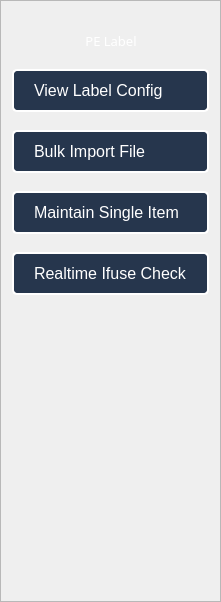
     <widget class="QFrame" name="frTab">
      <property name="sizePolicy">
       <sizepolicy hsizetype="Fixed" vsizetype="Preferred">
        <horstretch>0</horstretch>
        <verstretch>0</verstretch>
       </sizepolicy>
      </property>
      <property name="styleSheet">
       <string notr="true">#frTab
{
	background-color: #26364d;
}
QPushButton  {
    background-color: #26364d;   /* Màu nền xanh */
    color: white;             /* Chữ màu trắng */
    border: 2px solid white;  /* Viền trắng */
    padding: 10px 20px;       /* Khoảng cách trong */
    border-radius: 5px;       /* Bo góc */
    cursor: pointer;          /* Hiện tay khi hover */
    font-size: 16px;          /* Kích thước chữ */
    qproperty-iconSize: 24px 24px;
    text-align: left;
   padding-left: 20px;
}

#frTab QPushButton:hover {
    background-color: #3a5a80; /* Đổi màu khi hover */
}
#frTab QPushButton:pressed {
    background-color: #3a5a80;   /* Màu khi bấm */
    padding-left: 12px;           /* Giảm padding để cảm giác nhỏ lại */
    padding-top: 8px;
    transform: scale(0.95);       /* (Không hỗ trợ trong Qt CSS, chỉ có thể dùng animation) */
}</string>
      </property>
      <property name="frameShape">
       <enum>QFrame::Shape::StyledPanel</enum>
      </property>
      <property name="frameShadow">
       <enum>QFrame::Shadow::Raised</enum>
      </property>
      <layout class="QGridLayout" name="gridLayout_4">
       <item row="0" column="0">
        <spacer name="horizontalSpacer">
         <property name="orientation">
          <enum>Qt::Orientation::Horizontal</enum>
         </property>
         <property name="sizeHint" stdset="0">
          <size>
           <width>31</width>
           <height>20</height>
          </size>
         </property>
        </spacer>
       </item>
       <item row="0" column="1">
        <layout class="QVBoxLayout" name="verticalLayout_6">
         <item>
          <layout class="QVBoxLayout" name="verticalLayout_4">
           <item>
            <widget class="QLabel" name="lb_branch_icon">
             <property name="text">
              <string/>
             </property>
             <property name="pixmap">
              <pixmap resource="images.qrc">:/img/logo.png</pixmap>
             </property>
             <property name="scaledContents">
              <bool>true</bool>
             </property>
            </widget>
           </item>
           <item>
            <widget class="QLabel" name="lb_branch_text">
             <property name="font">
              <font>
               <family>Stencil</family>
               <pointsize>10</pointsize>
              </font>
             </property>
             <property name="styleSheet">
              <string notr="true">QLabel
{
	color:white;
}</string>
             </property>
             <property name="text">
              <string>PE Label</string>
             </property>
             <property name="alignment">
              <set>Qt::AlignmentFlag::AlignCenter</set>
             </property>
            </widget>
           </item>
          </layout>
         </item>
         <item>
          <spacer name="verticalSpacer">
           <property name="orientation">
            <enum>Qt::Orientation::Vertical</enum>
           </property>
           <property name="sizeHint" stdset="0">
            <size>
             <width>20</width>
             <height>13</height>
            </size>
           </property>
          </spacer>
         </item>
        </layout>
       </item>
       <item row="0" column="2">
        <spacer name="horizontalSpacer_2">
         <property name="orientation">
          <enum>Qt::Orientation::Horizontal</enum>
         </property>
         <property name="sizeHint" stdset="0">
          <size>
           <width>22</width>
           <height>20</height>
          </size>
         </property>
        </spacer>
       </item>
       <item row="1" column="0" colspan="3">
        <layout class="QVBoxLayout" name="verticalLayout_5">
         <property name="spacing">
          <number>18</number>
         </property>
         <item>
          <widget class="QPushButton" name="bt_view_config">
           <property name="sizePolicy">
            <sizepolicy hsizetype="Preferred" vsizetype="Fixed">
             <horstretch>0</horstretch>
             <verstretch>0</verstretch>
            </sizepolicy>
           </property>
           <property name="minimumSize">
            <size>
             <width>131</width>
             <height>41</height>
            </size>
           </property>
           <property name="cursor">
            <cursorShape>WhatsThisCursor</cursorShape>
           </property>
           <property name="text">
            <string>View Label Config</string>
           </property>
           <property name="icon">
            <iconset resource="images.qrc">
             <normaloff>:/img/institutionsmall1.png</normaloff>:/img/institutionsmall1.png</iconset>
           </property>
           <property name="iconSize">
            <size>
             <width>24</width>
             <height>24</height>
            </size>
           </property>
           <property name="checkable">
            <bool>true</bool>
           </property>
           <property name="flat">
            <bool>false</bool>
           </property>
          </widget>
         </item>
         <item>
          <widget class="QPushButton" name="bt_bulk_import">
           <property name="sizePolicy">
            <sizepolicy hsizetype="Preferred" vsizetype="Fixed">
             <horstretch>0</horstretch>
             <verstretch>0</verstretch>
            </sizepolicy>
           </property>
           <property name="minimumSize">
            <size>
             <width>131</width>
             <height>41</height>
            </size>
           </property>
           <property name="text">
            <string>Bulk Import File</string>
           </property>
           <property name="icon">
            <iconset resource="images.qrc">
             <normaloff>:/img/signoutsmall1.png</normaloff>:/img/signoutsmall1.png</iconset>
           </property>
           <property name="iconSize">
            <size>
             <width>24</width>
             <height>24</height>
            </size>
           </property>
           <property name="checkable">
            <bool>true</bool>
           </property>
          </widget>
         </item>
         <item>
          <widget class="QPushButton" name="bt_single_maintain">
           <property name="sizePolicy">
            <sizepolicy hsizetype="Preferred" vsizetype="Fixed">
             <horstretch>0</horstretch>
             <verstretch>0</verstretch>
            </sizepolicy>
           </property>
           <property name="minimumSize">
            <size>
             <width>131</width>
             <height>41</height>
            </size>
           </property>
           <property name="text">
            <string>Maintain Single Item</string>
           </property>
           <property name="icon">
            <iconset resource="images.qrc">
             <normaloff>:/img/edit.png</normaloff>:/img/edit.png</iconset>
           </property>
           <property name="iconSize">
            <size>
             <width>24</width>
             <height>24</height>
            </size>
           </property>
           <property name="checkable">
            <bool>true</bool>
           </property>
          </widget>
         </item>
         <item>
          <widget class="QPushButton" name="bt_realtime_check">
           <property name="sizePolicy">
            <sizepolicy hsizetype="Preferred" vsizetype="Fixed">
             <horstretch>0</horstretch>
             <verstretch>0</verstretch>
            </sizepolicy>
           </property>
           <property name="minimumSize">
            <size>
             <width>131</width>
             <height>41</height>
            </size>
           </property>
           <property name="text">
            <string>Realtime Ifuse Check</string>
           </property>
           <property name="icon">
            <iconset resource="images.qrc">
             <normaloff>:/img/studentssmall1.png</normaloff>:/img/studentssmall1.png</iconset>
           </property>
           <property name="iconSize">
            <size>
             <width>24</width>
             <height>24</height>
            </size>
           </property>
           <property name="checkable">
            <bool>true</bool>
           </property>
          </widget>
         </item>
        </layout>
       </item>
       <item row="2" column="1">
        <spacer name="verticalSpacer_2">
         <property name="orientation">
          <enum>Qt::Orientation::Vertical</enum>
         </property>
         <property name="sizeHint" stdset="0">
          <size>
           <width>20</width>
           <height>295</height>
          </size>
         </property>
        </spacer>
       </item>
      </layout>
     </widget>
